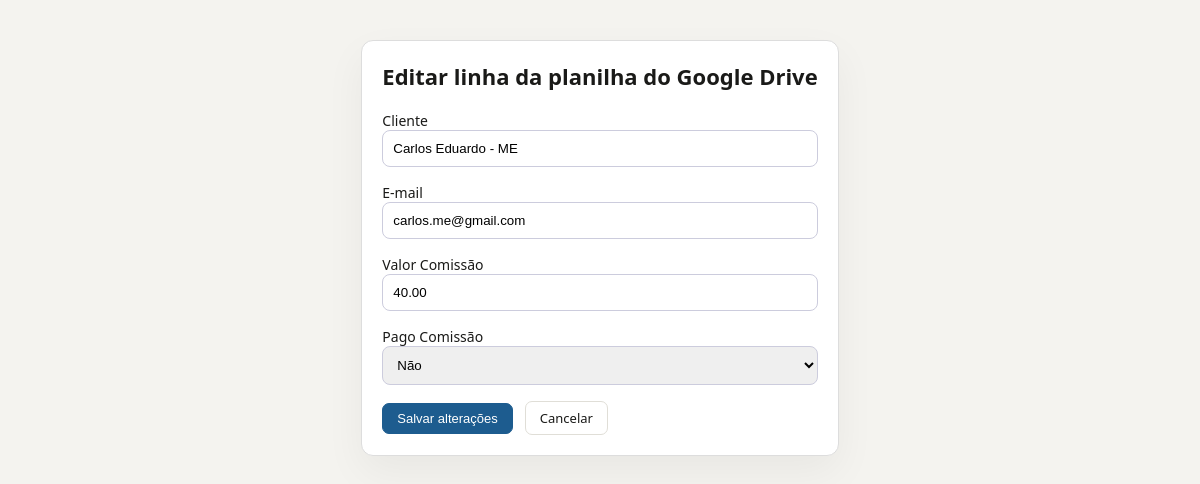
The page /planilha/editar/6/ on the database its author committed.
### core/app/models.py (models this page shows, shortened)
class PlanilhaRegistro(models.Model):
    data_venda = models.DateField(null=True, blank=True)
    contador_parceiro = models.CharField(max_length=255, blank=True)
    contador_contabilidade = models.CharField(max_length=255, blank=True)
    telefone1 = models.CharField(max_length=50, blank=True)
    cliente = models.CharField(max_length=255, blank=True)
    cpf_cnpj = models.CharField(max_length=64, blank=True)
    email = models.EmailField(blank=True)
    telefone2 = models.CharField(max_length=50, blank=True)
    tipo_certificado = models.CharField(max_length=255, blank=True)
    valor_venda = models.DecimalField(max_digits=12, decimal_places=2, null=True, blank=True)
    percentual_comissao = models.DecimalField(max_digits=6, decimal_places=2, null=True, blank=True)
    valor_comissao = models.DecimalField(max_digits=12, decimal_places=2, null=True, blank=True)
    pago_comissao = models.BooleanField(default=False)
    chave_pix = models.CharField(max_length=255, blank=True)
    data_vencimento = models.DateField(null=True, blank=True)
    pago_venda = models.BooleanField(default=False)
    forma_pagamento = models.CharField(max_length=255, blank=True)
    banco = models.CharField(max_length=255, blank=True)
    certificado_feito = models.CharField(max_length=255, blank=True)
    venda = models.CharField(max_length=255, blank=True)
    custo_certificado = models.DecimalField(max_digits=12, decimal_places=2, null=True, blank=True)
    valor_liquido = models.DecimalField(max_digits=12, decimal_places=2, null=True, blank=True)
    data_registro = models.DateTimeField(auto_now_add=True)

### core/app/views.py (the view, shortened to what this page needs)
# urls.py: path('planilha/editar/<int:pk>/', editar_google_row, name='editar_google_row'),
def editar_google_row(request, pk):
    registro = get_object_or_404(PlanilhaRegistro, pk=pk)
    return render(request, 'google_edit.html', {'registro': registro})

### core/app/templates/google_edit.html (shortened to what this page needs)
{% load static %}
<!DOCTYPE html>
<html lang="pt-BR">
<head>
  <link rel="stylesheet" href="{% static 'css/cert_manager.css' %}">
</head>
<body>
  <div style="max-width:900px;margin:40px auto;padding:20px;background:#fff;border:1px solid #ddd;border-radius:12px;box-shadow:0 16px 40px rgba(0,0,0,.05);">
    <h1 style="margin-bottom:20px;font-size:22px;">Editar linha da planilha do Google Drive</h1>
    <form method="post" style="display:grid;gap:16px;">
      <label style="display:block;font-size:14px;">Cliente<br><input name="cliente" value="{{ registro.cliente }}" style="width:100%;padding:10px;border:1px solid #ccd; border-radius:8px"></label>
      <label style="display:block;font-size:14px;">E-mail<br><input name="email" value="{{ registro.email }}" style="width:100%;padding:10px;border:1px solid #ccd; border-radius:8px"></label>
      <label style="display:block;font-size:14px;">Valor Comissão<br><input name="valor_comissao" value="{{ registro.valor_comissao|default_if_none:"" }}" style="width:100%;padding:10px;border:1px solid #ccd; border-radius:8px"></label>
      <label style="display:block;font-size:14px;">Pago Comissão<br>
        <select name="pago_comissao" style="width:100%;padding:10px;border:1px solid #ccd; border-radius:8px">
          <option value="Não" {% if not registro.pago_comissao %}selected{% endif %}>Não</option>
        </select>
      </label>
      <div style="display:flex;gap:12px;align-items:center">
        <button type="submit" class="btn btn-primary">Salvar alterações</button>
        <a href="{% url 'dashboard' %}" class="btn" style="text-decoration:none;">Cancelar</a>
      </div>
    </form>
  </div>
</body>
</html>

### core/app_Gestor/static/css/cert_manager.css (style rules this page uses)
* { box-sizing:border-box;margin:0;padding:0 }
:root { --sidebar-w:220px; --hdr:52px; --bg:#f4f3ef; --surface:#ffffff; --border:#e0ded7; --text:#1a1a18; --muted:#6b6b67; --accent:#1d5c8f; --accent-light:#e6f1fb; --success:#3b6d11; --success-bg:#eaf3de; --warn:#854f0b; --warn-bg:#faeeda; --danger:#a32d2d; --danger-bg:#fcebeb; --info:#185fa5; --info-bg:#e6f1fb; --purple:#534ab7; --purple-bg:#eeedfe; --teal:#0f6e56; --teal-bg:#e1f5ee; }
body { font-family:'Segoe UI',system-ui,sans-serif;font-size:14px;color:var(--text);background:var(--bg);min-height:600px;display:flex;flex-direction:column }
.btn { display:inline-flex;align-items:center;gap:6px;padding:7px 14px;border-radius:7px;border:1px solid var(--border);background:var(--surface);color:var(--text);font-size:13px;font-weight:500;cursor:pointer;transition:all .15s }
.btn-primary { background:var(--accent);color:#fff;border-color:var(--accent) }

### rows shown on the page
PlanilhaRegistro: cliente "Carlos Eduardo - ME", email "carlos.me@gmail.com", valor_comissao "40.00", pago_comissao "Não"
